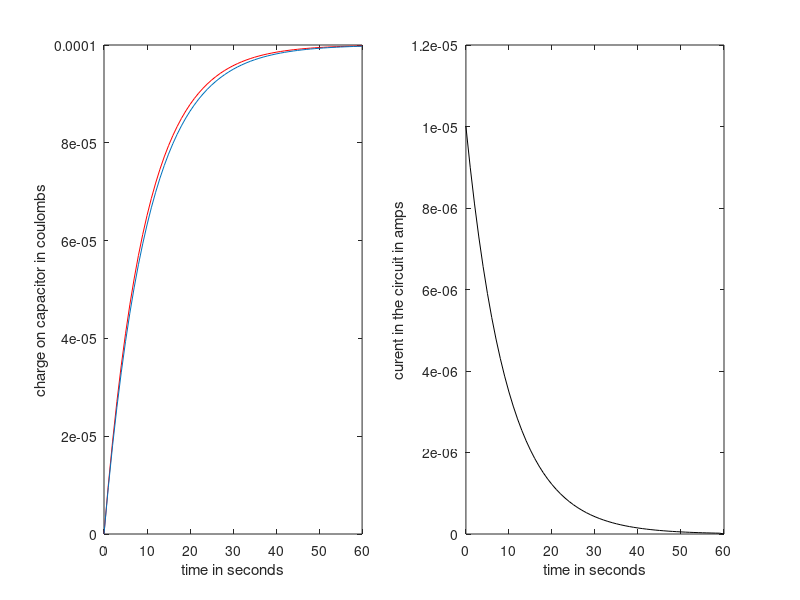

MATLAB code for this plot:
h=1;
R = 1e6;
C = 1e-5; % as C increases, charge rate decreases
V = 10;
a = 0;
b = 60;
m = (b-a)/h;
Q = zeros(1, m+1);
Q(1) = 0;
t = a:h:b;
for i = 1:m
    Q(i+1) = Q(i) - (h/(R*C)) * Q(i) + (V*h)/R; % numerical approx
end
Qex = C*V*(1 - exp(-t/(R*C))); % actual
% integration
I=[(1/h)*diff(Q),0];
disp( [t' Q' Qex'] )
subplot(1,2,1)
plot(t, Q, 'r')
xlabel( 'time in seconds' ), ylabel( 'charge on capacitor in coulombs' )
hold on
plot(t, Qex), hold off
subplot(1,2,2)
plot(t,I,'k')
xlabel( 'time in seconds' ), ylabel( 'curent in the circuit in amps' )